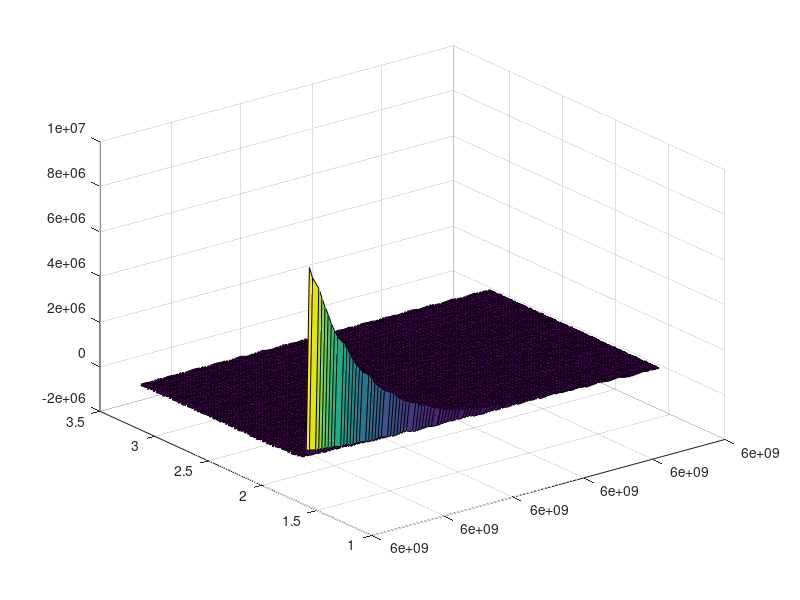

Recreate this plot in MATLAB. (Note: this script raises an error after producing the figure.)
%Generate shading coeffcients for Atmospheric Shader
%Code by Jose Miguel Santana

function generateCode()
clc

%Values of R, A and OD can be used to find a 
%proper fit to use in our shader
%Remember to rescale the Map to [0..1]
[R, A, OD] = createODMap();
gScale = max(OD(:)); %Maximum value of OD for Scaling

%Sampling Points %%%%%%%%%%%%%%%%%%%%%%%%%%%%%%%%
nRaySamples = 21;
samplesFactor = 0.01;
samples = 1.0 - (exp(-linspace(0, samplesFactor, nRaySamples))-exp(-samplesFactor))*(1/(1-exp(-samplesFactor)));
samples2 = (exp(-linspace(0, samplesFactor, ceil(nRaySamples/2)))-exp(-samplesFactor))*(1/(1-exp(-samplesFactor)));

%Integration Coefficients %%%%%%%%%%%%%%%%%%%%%%%%%%%%%%%%
fprintf('Code for View Ray Sampling\n\n');

str = '';
str = addLine(str, sprintf('if (n == %d) return x0 + d * %f;\n', [0:nRaySamples-1; samples]));
str = addLine(str, '\n\n//-----\n\n');
str = addLine(str, sprintf('if (n == %d) return x0 * %f;\n', [0:ceil(nRaySamples/2)-2; samples2(1:length(samples2)-1)]));
str = addLine(str, sprintf('if (n == %d) return 0.0;', ceil(nRaySamples/2)-1));
str = addLine(str, sprintf('if (n == %d) return x1 * %f;\n', [0:ceil(nRaySamples/2)-2; samples2(length(samples2)-1:-1:1)]));

%Sampling Colors
fprintf('Code for Integration Process\n\n');

nW = 10;

Ns = 2.545e25;
n = 1.000278;

K = (2*pi^2*(n^2-1)^2)/(3*Ns);
w = 380e-9:(780-380) / (nW-1) * 1e-9:780e-9;

str = addLine(str, sprintf('const int nW = %d;', nW-1));
str = addLine(str, sprintf('highp vec3 CIElevels[%d];', nW-1));

XYZs = zeros(3,nW-1); %Wavelength integration
for i = 1:nW-1
    XYZs(:,i) = integrateSunIntensityToCIE1931(w(i), w(i+1));
    meanW = (w(i) + w(i+1)) / 2.0;
    kw4 = K * meanW^-4;
    XYZs(:,i) = XYZs(:,i) * kw4; %Adjusting to K/w^4
end
maxCIE = max(XYZs(:));
XYZs = XYZs / maxCIE; %Normalizing

for i = 1:nW-1
    str = addLine(str, sprintf('CIElevels[%d] = vec3(%e, %e, %e); //w = %.2f - %.2f', i-1, XYZs(1, i), XYZs(2, i), XYZs(3, i), w(i)*10^9, w(i+1)*10^9));
end

str = addLine(str, '');
str = addLine(str, sprintf('highp float I0CIEKw4Scale = %e;', maxCIE));
str = addLine(str, sprintf('highp float gScale4PiKw4[%d];', nW-1));

w4 = ((w(1:length(w)-1) + w(2:length(w))) / 2.0).^-4;
gScale4PiKw4 = 4 * pi * gScale * K * w4;
str = addLine(str, sprintf('gScale4PiKw4[%d] = %f;\n', [0:nW-2; gScale4PiKw4]));

fprintf(str);
clipboard('copy',str)

end

function s = addLine(s1, s2)
    s = sprintf('%s\n%s', s1, s2);
end

function XYZ = integrateSunIntensityToCIE1931(w1, w2) %W. in meters

n = 100;
ws = linspace(w1, w2, n);
XYZs = zeros(3,n);

h = 6.626070040e-34; %Plank const. Jxs
c = 299792458; %Speed of light mxs
k = 1.38064852e-23; % Boltzmann const. J/K
T = 5800; %Sun temperature K.
I = ((2*h*c^2) ./(ws.^5))./(exp((h*c)./(ws*k*T))-1);

for i = 1:n
    XYZs(:,i) = waveLengthToCIE1931(ws(i) * 10^9); %W in nm.
    
    XYZs(:,i) = XYZs(:,i) * I(i); %Sun intensity on that wavelength
end

XYZ = [0,0,0];
XYZ(1) = trapz(ws, XYZs(1,:)); %Working on nm.
XYZ(2) = trapz(ws, XYZs(2,:)); 
XYZ(3) = trapz(ws, XYZs(3,:));

end

function XYZ = waveLengthToCIE1931(w)
x = 1.065*exp(-0.5*((w-595.8)/33.33)^2) + 0.366*exp(-0.5*((w-446.8)/19.44)^2);
y = 1.014*exp(-0.5*((log(w)-log(556.3))/0.075)^2);
z = 1.839*exp(-0.5*((log(w)-log(449.8))/0.051)^2);
XYZ = [x y z];
end

%Optical Depth Map Generation
function [rmap, amap, odmap] = createODMap()
global sh;
sh = 6e9 + 5e4;
global er;
er = 6e9;
global atmThickness;
atmThickness = 5e4;

[rmap,amap]=meshgrid(linspace(er,sh,100),linspace(pi/2,pi,100)); %Row per angle value

odmap = rmap;
for i=1:size(rmap,1)
    for j=1:size(rmap,2)
        x = rmap(i,j)*cos(amap(i,j));
        y = rmap(i,j)*sin(amap(i,j));
        odmap(i,j) = opticalDepthOfRayFromInfinity(x,y);
    end
end

%Simplifying 
surf(rmap, amap, odmap);
end

function od = opticalDepthOfRayFromInfinity(x,y)
global sh;
n = 1000;

x0 = -sqrt(sh^2 - y^2);
xs = linspace(x0, x ,n);
ys = repmat(y, 1, n);

optDen = opticalDensityOfPoint(xs, ys);

od = trapz(xs,optDen) ; %Working on nm.
end

function optDen = opticalDensityOfPoint(xs, ys)
global er;
global atmThickness;
h = sqrt(xs.^2 + ys.^2) - er;%Heigths
h0 = (7994 * 5e4) / atmThickness;
optDen = exp(-( h / h0)); %Density coefficient

optDen(optDen < 0) = 0;
end
